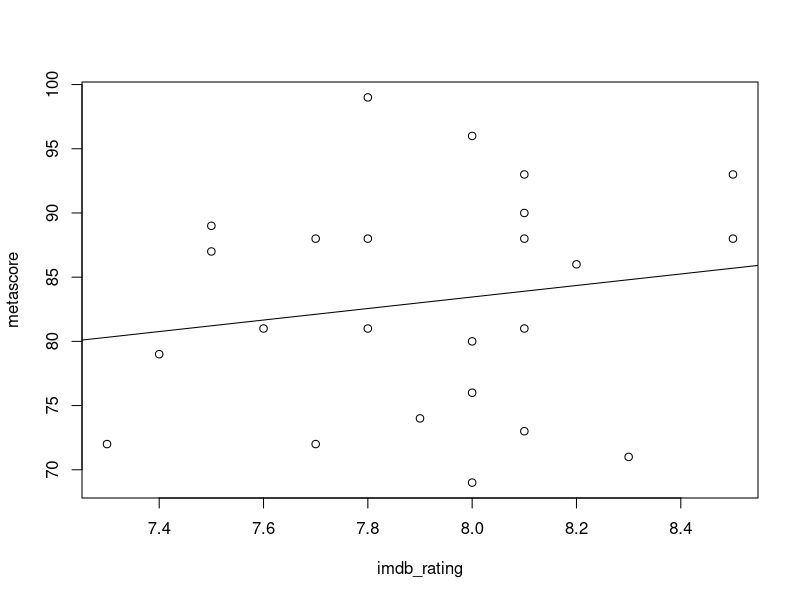

Write the R code that produced this figure.
rm(list=ls())

MyData <- read.csv(file="sample_imdb_metacritic_data.csv", header=TRUE, sep=",")
dim(MyData)
names(MyData)
attach(MyData)

line <- lm(metascore ~ imdb_rating)
plot(imdb_rating,metascore)
abline(line)
summary(line)
